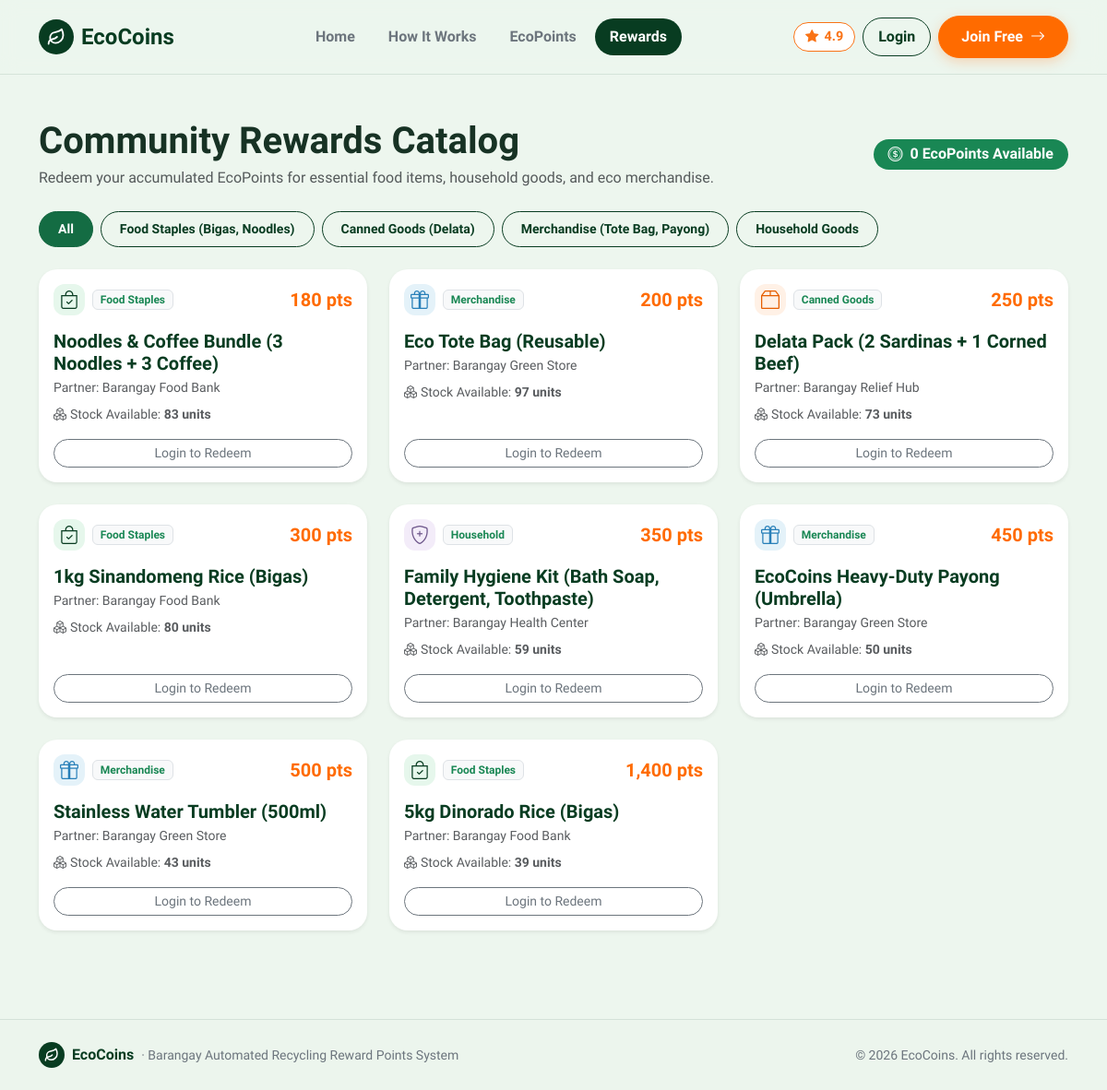
Page /rewards on the committed database.
### tables this page shows
CREATE TABLE rewards (
        id INTEGER PRIMARY KEY AUTOINCREMENT,
        title TEXT NOT NULL,
        category TEXT NOT NULL,
        points_required INTEGER NOT NULL,
        stock INTEGER DEFAULT 50,
        partner_name TEXT DEFAULT '',
        status TEXT DEFAULT 'available'
    );

### route.py (the view, shortened to what this page needs)
    @app.route('/rewards', methods=['GET', 'POST'])
    def rewards():
        user = get_current_user()
        if user and user['role'] == 'staff':
            return redirect(url_for('staff'))
        if user and user['role'] == 'admin':
            return redirect(url_for('admin'))
        message = session.pop('message', None)
        message_type = session.pop('message_type', 'success')
        conn = get_db()
        cur = conn.cursor()
        all_rewards = [dict(r) for r in cur.execute("SELECT * FROM rewards ORDER BY points_required ASC").fetchall()]
        user_redemptions = []
        if user:
            user_redemptions = [dict(r) for r in cur.execute("SELECT * FROM redemptions WHERE user_id = ? ORDER BY created_at DESC", (user['id'],)).fetchall()]
        conn.close()
        user_points = user['points'] if user else 0
        return render_template(
            'rewards.html',
            active_page='rewards',
            rewards=all_rewards,
            redemptions=user_redemptions,
            user_points=user_points,
            message=message,
            message_type=message_type
        )

### app.py (called while the page is built)
@app.context_processor
def inject_user():
    return {'current_user': get_current_user()}

### db.py (called while the page is built)
def get_db():
    conn = sqlite3.connect(DB_PATH)
    conn.row_factory = sqlite3.Row
    return conn

def get_current_user():
    user_id = session.get('user_id')
    if not user_id:
        return None
    conn = get_db()
    cur = conn.cursor()
    row = cur.execute("SELECT * FROM users WHERE id = ?", (user_id,)).fetchone()
    conn.close()
    return dict(row) if row else None

### templates/rewards.html (shortened to what this page needs)
{% extends 'base.html' %}
{% block content %}
<main class="py-5">
  <div class="container">
    <div class="d-flex flex-column flex-md-row justify-content-between align-items-md-center gap-3 mb-4">
      <div>
        <h1 class="fw-bold mb-1">Community Rewards Catalog</h1>
        <p class="text-muted mb-0">Redeem your accumulated EcoPoints for essential food items, household goods, and eco merchandise.</p>
      </div>
      <div class="badge bg-success fs-6 py-2 px-3 rounded-pill d-inline-flex align-items-center gap-2">
        <i class="bi bi-coin"></i>
        <span>{{ "{:,}".format(user_points) }} EcoPoints Available</span>
      </div>
    </div>
    <div class="d-flex flex-wrap gap-2 mb-4 filter-container">
      <button type="button" class="btn btn-sm btn-success filter-btn active" data-filter="all">All</button>
      <button type="button" class="btn btn-sm btn-outline-success filter-btn" data-filter="Food Staples">Food Staples (Bigas, Noodles)</button>
      <button type="button" class="btn btn-sm btn-outline-success filter-btn" data-filter="Canned Goods">Canned Goods (Delata)</button>
      <button type="button" class="btn btn-sm btn-outline-success filter-btn" data-filter="Merchandise">Merchandise (Tote Bag, Payong)</button>
      <button type="button" class="btn btn-sm btn-outline-success filter-btn" data-filter="Household">Household Goods</button>
    </div>
    <div class="row g-4 mb-5">
      {% for r in rewards %}
        {% set cost = r.points_required %}
        {% set can_afford = (user_points >= cost) %}
        {% set needed = cost - user_points %}
        <div class="col-md-6 col-lg-4 filter-item" data-category="{{ r.category }}">
          <div class="card border-0 shadow-sm h-100 d-flex flex-column justify-content-between p-3">
            <div>
              <div class="d-flex justify-content-between align-items-center mb-3">
                <div class="d-flex align-items-center gap-2">
                  {% if r.category == 'Food Staples' %}
                    <span class="eco-icon-tile tile-green" style="width: 34px; height: 34px;">
                      <i class="bi bi-bag-check fs-5"></i>
                    </span>
                  {% elif r.category == 'Canned Goods' %}
                    <span class="eco-icon-tile tile-orange" style="width: 34px; height: 34px;">
                      <i class="bi bi-box2 fs-5"></i>
                    </span>
                  {% elif r.category == 'Household' %}
                    <span class="eco-icon-tile tile-purple" style="width: 34px; height: 34px;">
                      <i class="bi bi-shield-plus fs-5"></i>
                    </span>
                  {% else %}
                    <span class="eco-icon-tile tile-blue" style="width: 34px; height: 34px;">
                      <i class="bi bi-gift fs-5"></i>
                    </span>
                  {% endif %}
                  <span class="badge bg-light text-success border">{{ r.category }}</span>
                </div>
                <span class="fw-bold text-accent fs-5">{{ "{:,}".format(cost) }} pts</span>
              </div>
              <h5 class="fw-bold mb-1" style="color: var(--eco-forest);">{{ r.title }}</h5>
              <div class="text-muted small mb-2">Partner: {{ r.partner_name if r.partner_name else 'Barangay Program' }}</div>
              <div class="small text-muted mb-3"><i class="bi bi-boxes me-1"></i>Stock Available: <strong>{{ r.stock }} units</strong></div>
            </div>
            <div>
              {% if not current_user %}
                <a href="{{ url_for('login') }}" class="btn btn-outline-secondary btn-sm w-100 btn-pill">Login to Redeem</a>
              {% elif can_afford and r.stock > 0 %}
                <button type="button" class="btn btn-accent btn-sm w-100 btn-pill btn-redeem" data-bs-toggle="modal" data-bs-target="#redeemModal" data-id="{{ r.id }}" data-title="{{ r.title }}" data-points="{{ '{:,}'.format(cost) }}">
                  <span>Redeem Reward</span>
                  <i class="bi bi-arrow-right ms-1"></i>
                </button>
              {% elif r.stock <= 0 %}
                <button class="btn btn-light btn-sm w-100 text-muted" disabled>
                  Out of Stock
                </button>
              {% else %}
                <button class="btn btn-light btn-sm w-100 text-muted" disabled>
                  Needs {{ "{:,}".format(needed) }} more pts
                </button>
              {% endif %}
            </div>
          </div>
        </div>
      {% endfor %}
    </div>
  </div>
</main>
{% endblock %}

### static/css/style.css (style rules this page uses)
:root { --eco-bg: #edf6ee; --eco-surface: #ffffff; --eco-forest: #083c21; --eco-forest-dark: #042614; --eco-forest-light: #0d5431; --eco-mint: #d4f4dd; --eco-mint-card: #b8eac5; --eco-accent: #ff6b00; --eco-accent-hover: #e55e00; --eco-text: #173224; --eco-muted: #577764; --eco-border: rgba(8, 60, 33, 0.1); }
html, body { scrollbar-width: none; -ms-overflow-style: none; }
* { scrollbar-width: none; -ms-overflow-style: none; }
body { font-family: 'Plus Jakarta Sans', system-ui, -apple-system, sans-serif; background-color: var(--eco-bg); color: var(--eco-text); min-height: 100vh; }
.text-accent { color: var(--eco-accent) !important; }
.btn-success { background-color: var(--eco-forest); border-color: var(--eco-forest); color: #ffffff; border-radius: 9999px; font-weight: 600; padding: 0.5rem 1.25rem; }
.btn-outline-success { color: var(--eco-forest); border-color: var(--eco-forest); border-radius: 9999px; font-weight: 600; padding: 0.5rem 1.25rem; }
.btn-pill { border-radius: 9999px !important; }
.card { border-radius: 20px; border: 1px solid var(--eco-border); background-color: #ffffff; }
.eco-icon-tile { width: 42px; height: 42px; border-radius: 12px; display: inline-flex; align-items: center; justify-content: center; flex-shrink: 0; }
.tile-blue { background-color: #e4f2f9; color: #2980b9; }
.tile-orange { background-color: #fff1e6; color: #e55e00; }
.tile-purple { background-color: #f3ecf9; color: #6f588c; }
.tile-green { background-color: #e6f7ec; color: #083c21; }

### rows in the picture
rewards: category "Food Staples", points_required "180", title "Noodles & Coffee Bundle (3 Noodles + 3 Coffee)", partner_name "Barangay Food Bank", stock "83"
rewards: category "Merchandise", points_required "200", title "Eco Tote Bag (Reusable)", partner_name "Barangay Green Store", stock "97"
rewards: category "Canned Goods", points_required "250", title "Delata Pack (2 Sardinas + 1 Corned Beef)", partner_name "Barangay Relief Hub", stock "73"
rewards: category "Food Staples", points_required "300", title "1kg Sinandomeng Rice (Bigas)", partner_name "Barangay Food Bank", stock "80"
rewards: category "Household", points_required "350", title "Family Hygiene Kit (Bath Soap, Detergent, Toothpaste)", partner_name "Barangay Health Center", stock "59"
rewards: category "Merchandise", points_required "450", title "EcoCoins Heavy-Duty Payong (Umbrella)", partner_name "Barangay Green Store", stock "50"
rewards: category "Merchandise", points_required "500", title "Stainless Water Tumbler (500ml)", partner_name "Barangay Green Store", stock "43"
rewards: category "Food Staples", points_required "1,400", title "5kg Dinorado Rice (Bigas)", partner_name "Barangay Food Bank", stock "39"

### other values in the picture
{{ "{:,}".format(user_points) }} "0"
